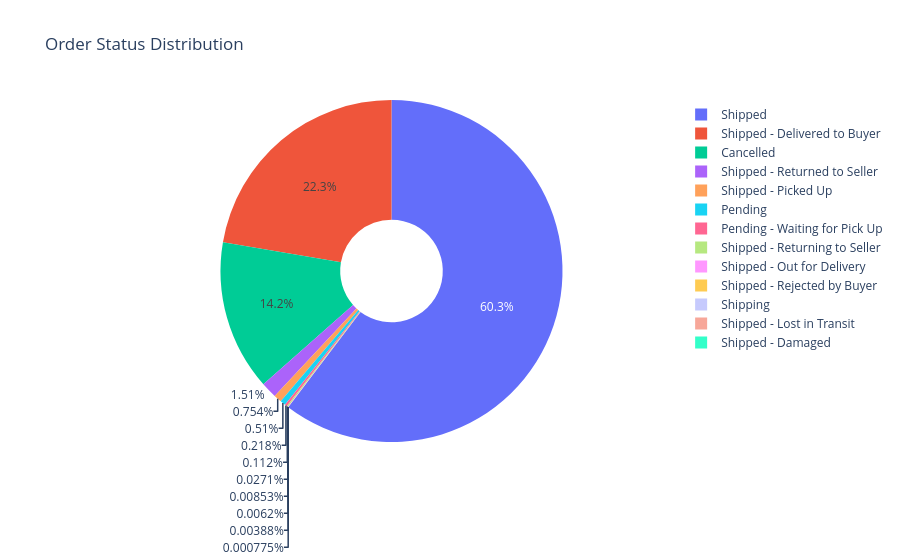

Write notebook code for a chart like this one.
### Code cell
fig = px.pie(
    status_counts,
    names='Status',
    values='Count',
    title='Order Status Distribution',
    hole=0.3
)

fig.show()

### Figure 1 — Plotly figure (JSON) as saved in the notebook; plotly's stock layout.template omitted (floating-point values rounded to 4 significant figures)
{"data": [{"domain": {"x": [0, 1], "y": [0, 1]}, "hole": 0.3, "hovertemplate": "Status=%{label}<br>Count=%{value}<extra></extra>", "labels": ["Shipped", "Shipped - Delivered to Buyer", "Cancelled", "Shipped - Returned to Seller", "Shipped - Picked Up", "Pending", "Pending - Waiting for Pick Up", "Shipped - Returning to Seller", "Shipped - Out for Delivery", "Shipped - Rejected by Buyer", "Shipping", "Shipped - Lost in Transit", "Shipped - Damaged"], "legendgroup": "", "name": "", "showlegend": true, "type": "pie", "values": [77804, 28769, 18332, 1953, 973, 658, 281, 145, 35, 11, 8, 5, 1]}], "layout": {"legend": {"tracegroupgap": 0}, "title": {"text": "Order Status Distribution"}}}
